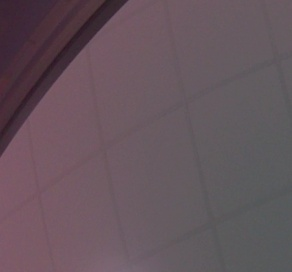
#> input picture input.jpg, 292 x 272 px
$ python Pre_process_cv2.py   (older library calls are emulated)
#> lines starting #> are read from the running program, lines starting #| are printed output that depends on the picture; after the words box and inside, x2 and y2 are one past the last pixel; in counts of white or black regions, pixels touching at a corner belong together
import cv2
import numpy as np
import matplotlib.pyplot as plt
from torchvision import transforms
# [7 lines of commented-out code are left out]
image = cv2.imread('input.jpg')  # Thay 'input.jpg' bằng đường dẫn ảnh của bạn
#> image is the input picture: shape (272, 292, 3); mean B, G, R 92.1, 84.6, 101
image = cv2.cvtColor(image, cv2.COLOR_BGR2RGB)  # Chuyển sang RGB

# 1. Chuẩn hóa cường độ ảnh
def normalize_image(image):
    return image / 255.0

# 2. Standardization (Z-score Normalization)
# [4 lines left out: function standardize_image, not called in this run]

# 3. Clipping (Giới hạn giá trị pixel)
def clip_image(image, min_val=0, max_val=255):
    return np.clip(image, min_val, max_val)

# 4. Cân bằng màu (Color Balance)
# [15 lines left out: functions color_balance, color_quantization, not called in this run]

# 6. Non-local Means Denoising
def non_local_means_denoising(image):
    return cv2.fastNlMeansDenoisingColored(image, None, 10, 10, 7, 21)

# 7. Scaling (Co giãn ảnh)
def scale_image(image, scale_factor=0.5):
    return cv2.resize(image, None, fx=scale_factor, fy=scale_factor, interpolation=cv2.INTER_LINEAR)

# 8. GrabCut (Phân vùng ảnh)
# [48 lines left out: functions grabcut_segmentation, super_resolution, detect_harris_corners, detect_shitomasi_corners, detect_orb_keypoints, not called in this run]
# 12. Thay đổi kích thước ảnh
def resize_image(image, width, height):
#> called with width = 300, height = 300
    return cv2.resize(image, (width, height), interpolation=cv2.INTER_LINEAR)
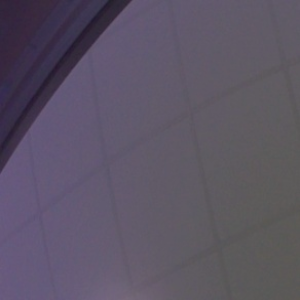
#> returned value: shape (300, 300, 3); mean of channels 0, 1, 2 100.9, 84.5, 92; drawn as B, G, R

# 13. Padding (thêm viền)
def add_padding(image, top, bottom, left, right, color=(0, 0, 0)):
#> called with top = 50, bottom = 50, left = 50, right = 50, color = (0, 0, 0)
    return cv2.copyMakeBorder(image, top, bottom, left, right, cv2.BORDER_CONSTANT, value=color)
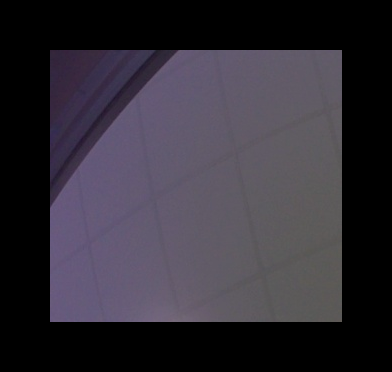
#> returned value: shape (372, 392, 3); mean of channels 0, 1, 2 55, 46.1, 50.2; drawn as B, G, R

# 14. Cắt ảnh (Cropping)
def crop_image(image, x1, y1, x2, y2):
#> called with x1 = 100, y1 = 100, x2 = 400, y2 = 400
    return image[y1:y2, x1:x2]
#> returned value: shape (172, 192, 3)

# 15. Chuyển đổi không gian màu
def convert_color_space(image, mode='gray'):
#> called with mode = 'gray'
    if mode == 'gray':
        return cv2.cvtColor(image, cv2.COLOR_RGB2GRAY)
#> returned value: shape (272, 292)
    elif mode == 'hsv':
        return cv2.cvtColor(image, cv2.COLOR_RGB2HSV)
    elif mode == 'lab':
        return cv2.cvtColor(image, cv2.COLOR_RGB2LAB)
    return image

# 16. Làm mờ ảnh
def blur_image(image, method='gaussian', kernel_size=5):
#> called with method = 'gaussian', kernel_size = 5
    if method == 'gaussian':
        return cv2.GaussianBlur(image, (kernel_size, kernel_size), 0)
#> returned value: shape (272, 292, 3)
    elif method == 'median':
        return cv2.medianBlur(image, kernel_size)
    elif method == 'bilateral':
        return cv2.bilateralFilter(image, kernel_size, 75, 75)
    return image

# 17. Khử nhiễu
def denoise_image(image, method='nlm'):
#> called with method = 'nlm'
    if method == 'nlm':
        return cv2.fastNlMeansDenoisingColored(image, None, 10, 10, 7, 21)
    elif method == 'tv':
        return cv2.ximgproc.createFastGlobalSmootherFilter(image, lambda_=0.1).filter(image)
    return image

# 18. Phát hiện biên
def detect_edges(image, method='canny'):
#> called with method = 'canny'
    if method == 'canny':
        return cv2.Canny(image, 100, 200)
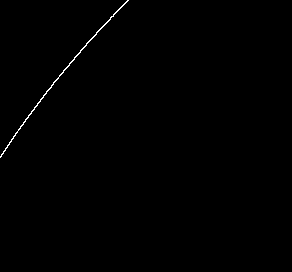
#> returned value: shape (272, 292); 0.36% white in thin lines or dots, all inside (x1, y1, x2, y2) = (0, 0, 129, 158)
    elif method == 'sobel':
        sobelx = cv2.Sobel(image, cv2.CV_64F, 1, 0, ksize=5)
        sobely = cv2.Sobel(image, cv2.CV_64F, 0, 1, ksize=5)
        return cv2.convertScaleAbs(sobelx + sobely)
    elif method == 'scharr':
        scharrx = cv2.Scharr(image, cv2.CV_64F, 1, 0)
        scharry = cv2.Scharr(image, cv2.CV_64F, 0, 1)
        return cv2.convertScaleAbs(scharrx + scharry)
    elif method == 'laplace':
        return cv2.Laplacian(image, cv2.CV_64F)
    elif method == 'prewitt':
        prewittx = cv2.filter2D(image, -1, np.array([[-1, 0, 1], [-1, 0, 1], [-1, 0, 1]]))
        prewitty = cv2.filter2D(image, -1, np.array([[-1, -1, -1], [0, 0, 0], [1, 1, 1]]))
        return cv2.convertScaleAbs(prewittx + prewitty)
    elif method == 'roberts':
        roberts_cross_x = np.array([[1, 0], [0, -1]], dtype=np.float32)
        roberts_cross_y = np.array([[0, 1], [-1, 0]], dtype=np.float32)
        robertsx = cv2.filter2D(image, -1, roberts_cross_x)
        robertsy = cv2.filter2D(image, -1, roberts_cross_y)
        return cv2.convertScaleAbs(robertsx + robertsy)
    else:
        raise ValueError("Phương pháp phát hiện cạnh không hợp lệ.")


# 19. Phép toán hình thái học
def apply_morphology(image, operation='erosion', kernel_size=3):
#> called with operation = 'erosion', kernel_size = 3
    kernel = np.ones((kernel_size, kernel_size), np.uint8)

    if operation == 'erosion':
        return cv2.erode(image, kernel)
    elif operation == 'dilation':
        return cv2.dilate(image, kernel)
    elif operation == 'opening':
        return cv2.morphologyEx(image, cv2.MORPH_OPEN, kernel)
    elif operation == 'closing':
        return cv2.morphologyEx(image, cv2.MORPH_CLOSE, kernel)
    elif operation == 'gradient':
        return cv2.morphologyEx(image, cv2.MORPH_GRADIENT, kernel)
    elif operation == 'tophat':
        return cv2.morphologyEx(image, cv2.MORPH_TOPHAT, kernel)
    elif operation == 'blackhat':
        return cv2.morphologyEx(image, cv2.MORPH_BLACKHAT, kernel)
    else:
        raise ValueError("Phép toán hình thái học không hợp lệ.")


# 20. Xoay ảnh
def rotate_image(image, angle):
#> called with angle = 45
    (h, w) = image.shape[:2]
#> h = 272; w = 292
    center = (w // 2, h // 2)
#> center = (146, 136)
    M = cv2.getRotationMatrix2D(center, angle, 1.0)
    return cv2.warpAffine(image, M, (w, h))
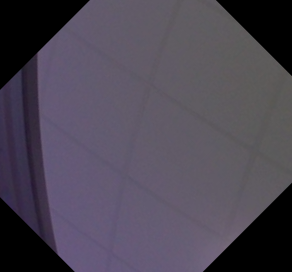
#> returned value: shape (272, 292, 3); mean of channels 0, 1, 2 84.2, 70.8, 76.9; drawn as B, G, R

# 21. Phân ngưỡng ảnh
def threshold_image(image, method='binary', thresh=127):
#> called with method = 'otsu', thresh = 127
    gray = cv2.cvtColor(image, cv2.COLOR_RGB2GRAY)

    if method == 'binary':
        _, result = cv2.threshold(gray, thresh, 255, cv2.THRESH_BINARY)
    elif method == 'binary_inv':
        _, result = cv2.threshold(gray, thresh, 255, cv2.THRESH_BINARY_INV)
    elif method == 'trunc':
        _, result = cv2.threshold(gray, thresh, 255, cv2.THRESH_TRUNC)
    elif method == 'tozero':
        _, result = cv2.threshold(gray, thresh, 255, cv2.THRESH_TOZERO)
    elif method == 'tozero_inv':
        _, result = cv2.threshold(gray, thresh, 255, cv2.THRESH_TOZERO_INV)
    elif method == 'otsu':
        _, result = cv2.threshold(gray, 0, 255, cv2.THRESH_BINARY + cv2.THRESH_OTSU)
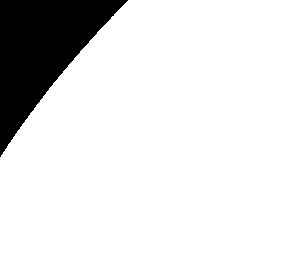
#> result: shape (272, 292); 88.2% white; 1 black region, box (x1, y1, x2, y2) and area: (0, 0, 128, 157) 9403
    elif method == 'adaptive_mean':
        result = cv2.adaptiveThreshold(gray, 255, cv2.ADAPTIVE_THRESH_MEAN_C,
                                       cv2.THRESH_BINARY, 11, 2)
    elif method == 'adaptive_gaussian':
        result = cv2.adaptiveThreshold(gray, 255, cv2.ADAPTIVE_THRESH_GAUSSIAN_C,
                                       cv2.THRESH_BINARY, 11, 2)
    else:
        raise ValueError("Phương pháp threshold không hợp lệ.")

    return result

# 22. Tăng cường ảnh (Histogram Equalization)
def enhance_image(image):
    gray = cv2.cvtColor(image, cv2.COLOR_RGB2GRAY)
    return cv2.equalizeHist(gray)
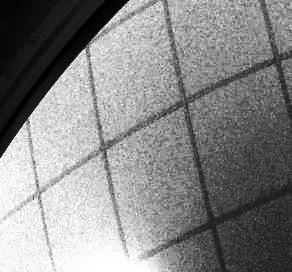
#> returned value: shape (272, 292); min 0, max 255, mean 135.5

# 23. Thêm nhiễu
def add_noise(image, mode='gaussian'):
#> called with mode = 'gaussian'
    if mode == 'gaussian':
        noise = np.random.normal(0, 1, image.shape).astype(np.uint8)
        return cv2.add(image, noise)
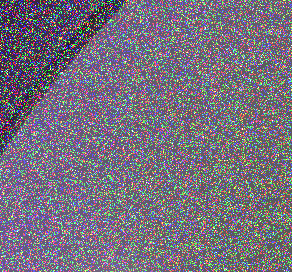
#> returned value: shape (272, 292, 3); mean of channels 0, 1, 2 125.6, 111.3, 117.9; drawn as B, G, R
    elif mode == 's&p':
        noise = np.random.randint(0, 2, image.shape, dtype=np.uint8) * 255
        return cv2.add(image, noise)
    return image

# 24. Khôi phục ảnh (Inpainting)
def inpaint_image(image, mask):
    return cv2.inpaint(image, mask, inpaintRadius=3, flags=cv2.INPAINT_TELEA)

# 25. Data Augmentation (sử dụng torchvision)
def augment_image(image):
    transform = transforms.Compose([
#> (the run stopped early here; a loop or call above may not have finished)
